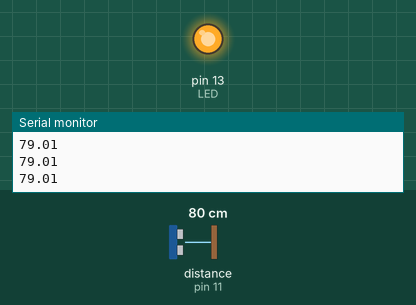
Simulated run of this sketch. Board: Arduino Uno, built with avr-gcc and run on an emulated ATmega328P. Parts: output pins drawn as LEDs (lit = HIGH), the last lines printed to the serial monitor. Wiring (inferred from the names in the program): ultrasonic range finder: trigger pin 10; echo pin 11. Dashed ring = blinking. The test bench sets the inputs (shaded band); at power-on: distance to the obstacle (sensor on pin 11) 80 cm. The echo pulse lasts 58.3 µs per cm; pins used as bus, display or sensor lines are not drawn.

Above: at 1.2 s.
1.3 s: distance to the obstacle (sensor on pin 11) set to 27 cm
2.8 s: distance to the obstacle (sensor on pin 11) set to 24 cm
At 3.15 s:
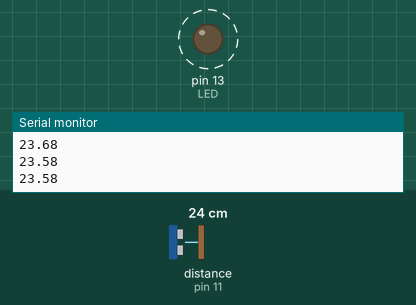
5.8 s: distance to the obstacle (sensor on pin 11) set to 2 cm
At 5.8 s:
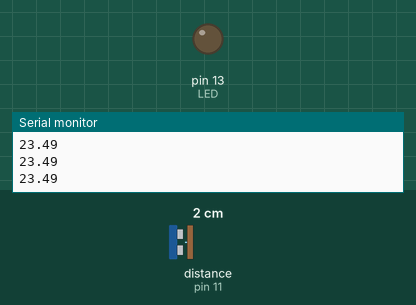
7.3 s: distance to the obstacle (sensor on pin 11) set to 35 cm
At 8.6 s:
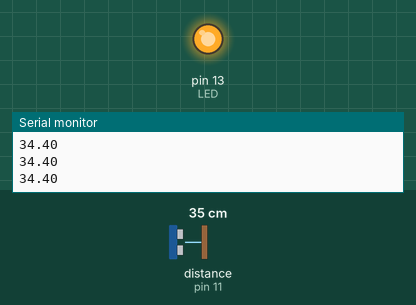
Timing chart, 0 to 9.8 s (numbered marks = the images above; inputs shaded):
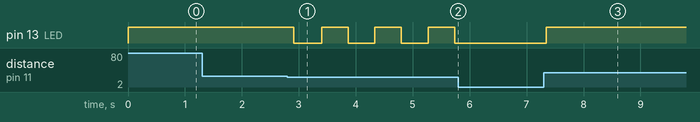

The sketch:

distance_sensing.ino
```cpp
#define TRIG    10
#define ECHO    11
#define MAX_DISTANCE 400
#define LED  13

float distance;
void getDistance() {
  static uint32_t timer;
  if (timer < millis())
  {
    digitalWrite(TRIG, HIGH);
    delayMicroseconds(10);
    digitalWrite(TRIG, LOW);
    distance = distance * 0.5 + ((((float)pulseIn(ECHO, HIGH, MAX_DISTANCE * 58.8)) / 58.8) * 0.5);

    timer = millis() + 50;
  }
}

void setup() {
  Serial.begin(9600);
  pinMode(TRIG, OUTPUT);
  pinMode(ECHO, INPUT);
  pinMode(LED, OUTPUT);
  digitalWrite(TRIG, LOW);
  digitalWrite(LED, LOW);
}

int value;
void flash()
{
  static uint32_t timer;
  if (timer < millis())
  {
    timer = millis() + value;
    digitalWrite(LED, !digitalRead(LED));
  }
}

void loop() {
  getDistance();
  Serial.print(distance);
  Serial.print("\n");
  if (distance > 5 && distance < 25)
  {//当距离在5-25时led闪烁的快慢跟距离有关系
    value = map(distance*100, 500, 2500, 50, 500); //Converts the distance to the corresponding time，about map https://www.arduino.cc/en/Reference/Map
    //将距离映射到50-500来当做led闪烁的间距
    flash();
  }
  else if (distance > 0 && distance < 5)
  {
    digitalWrite(LED, LOW);
  }
  else
  {
    digitalWrite(LED, HIGH);
  }
}
```

Measured:
- the behaviour switches between 26 and 25 cm on distance to the obstacle (sensor on pin 11) (found by bisection; images 0 and 1)
- after the input at 2.8 s, pin 13 (LED): alternates HIGH for 0.47 s and LOW for 0.47 s, starting after 0.11 s
- after the input at 5.8 s, pin 13 (LED): stays LOW (without the input it goes to HIGH after 0.41 s)
- after the input at 7.3 s, pin 13 (LED): LOW → HIGH at once
